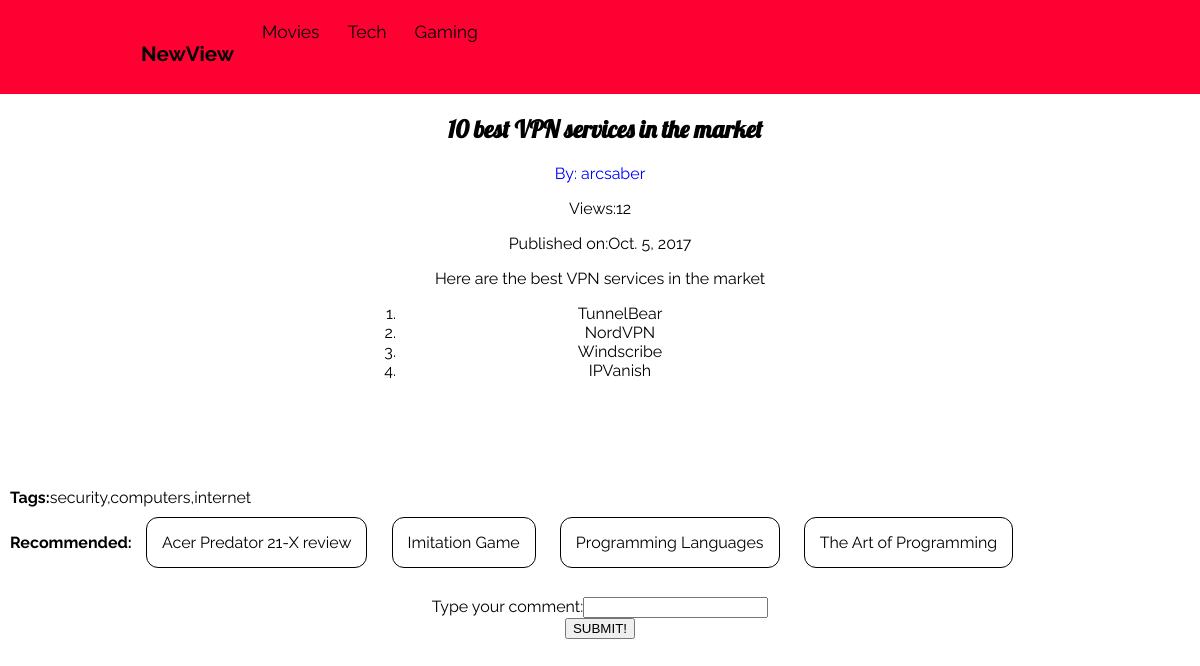
Page /7/ (signed in) on the committed database.
### WriteReview/models.py (models this page shows)
class Reviews(models.Model):
    Title=models.CharField(max_length=100)
    Body=models.TextField()
    Tag=models.CharField(max_length=5000)
    author=models.CharField(max_length=5000)
    views=models.IntegerField()
    published=models.DateField()
    genre=models.CharField(choices=GENRES,max_length=20,default='Others')
    def __str__(self):
        return self.Title

### WriteReview/views.py (the view)
# urls.py: url(r'(?P<rev_id>[0-9]+)/$',views.ReviewDetail,name="ReviewDetail"),
def ReviewDetail(request,rev_id):
    global recommendation
    print(rev_id)
    article=get_object_or_404(models.Reviews,pk=rev_id)
    print(article)
    recommend(rev_id)
    print(str(recommendation)+"  before")
    for i in recommendation:
        if i == article:
           recommendation.remove(i)
    form=forms.Comment()
    article.views+=1
    article.save()
    if request.method == 'POST':
        form = forms.Comment(request.POST)
        if form.is_valid():
            comment = form.cleaned_data['Comment']
            user=request.user.username
            models.Comment.objects.create(comment=comment,user=user,article=article.Title)
    all_comments=models.Comment.objects.all().filter(article=article.Title)
    if len(recommendation)==0:
        recommendation.append("No recommendations")
    context={"article":article,"recommendations":recommendation,"form":form,"comments":all_comments}
    recommendation=[]
    return render(request,"WriteReview/MainPage.html",context)

### WriteReview/forms.py
class Comment(forms.Form):
    Comment=forms.CharField(label="Type your comment")

### WriteReview/views.py (called while the page is built)
def simscore(tag,test):
    score=0
    for i in tag:
        for y in test:
            if i == y:
                score+=1
    return (score)

def recommend(pk):
    global recommendation
    article=models.Reviews.objects.all()
    art_tags=[]
    art_tags_all=[]
    for i in article:
        art_tags.append(i.Tag)
    for i in art_tags:
        string=i.split(',')
        art_tags_all.append(string)
    recommend=0
    print(art_tags_all)
    for i in range(len(article)):
        tag=art_tags_all[i]
        sim=simscore(tag,art_tags_all[int(pk)-1])
        if sim>0:
            recommend=i+1
            recommendation.append(get_object_or_404(models.Reviews,pk=recommend))
            prev_recommendations.append(get_object_or_404(models.Reviews,pk=recommend))
    recommendation.reverse()
    prev_recommendations.reverse()

### templates/WriteReview/MainPage.html (shortened to what this page needs)
<!doctype html>
 <html>
    <head>
    </head>
<body>
<div id="navbar">
<ul>
    <li><a href="/"><h3>NewView</h3></a></li>
    <li><a  href="/">Movies</a></li>
    <li><a  href="/">Tech</a></li>
    <li><a  href="/">Gaming</a></li>
</ul>
</div>
<center>
        <h2 id="title">{{article.Title}}</h2>
        <a style="color:blue" href="/authors/{{article.author}}"><p>By: {{article.author}}</p></a>
        <p>Views:{{article.views}}</p>
        <p>Published on:{{article.published}}</p>
        {% autoescape off %}
       <div id="article"> <p style="margin-left: 10px;">{{article.Body}}</p></div>
        {% endautoescape %}
    </center>
    <br>
    <br>
    <strong style=" margin-left: 10px;">Tags:</strong>{{article.Tag}}
<br>
<strong style=" margin-left: 10px;">Recommended:</strong>
{% for i in recommendations %}
<a href="/{{i.id}}"><div class="Article">{{i}}</div></a>
{% endfor %}
<center>
<form class="form-horizontal" enctype="mltipart/form-data" method="POST" >
    <br>
    {% if user.is_authenticated %}
    {{form}}<br>
    <button class="btn btn-primary" type="submit" value="submit">SUBMIT!</button>
    {% else %}
    <P>You need to login to comment</P>
    <br>
    {% endif %}
</form>
</center>
<br>
</body>
 </html>

### templates/WriteReview/MainPage.html (style rules this page uses)
body,html { margin:0; padding:0; width:100%; height:100%; font-family: 'Raleway', sans-serif !important; }
#title { font-family: 'Lobster', sans-serif !important; margin-left: 10px; }
#navbar { background-color: #FF0033; height:10%; width:99%; padding:7px; color: white; }
a { text-decoration: none; color:white; }
.Article { display: inline-block; padding: 15px; margin: 10px; border: 1px solid black ; transition: all .2s ease-in-out; border-radius: 12px; color:black; }
#article { width:40%; }
#navbar ul { list-style-type: none; margin: 0; padding-left:10% ; overflow: hidden; position: fixed; width:100%; font-size: 110%; transition: all .2s ease-in-out; }
#navbar li { float: left; }
#navbar li a { display: block; color: black; text-align: center; padding: 14px; text-decoration: none; }

### rows in the picture
Reviews: Title "10 best VPN services in the market", author "arcsaber", views "12", published "Oct. 5, 2017", Body "Here are the best VPN services in the market TunnelBear NordVPN Windscribe IPVanish", Tag "security,computers,internet"
Reviews: Title "Acer Predator 21-X review"
Reviews: Title "Imitation Game"
Reviews: Title "Programming Languages"
Reviews: Title "The Art of Programming"
